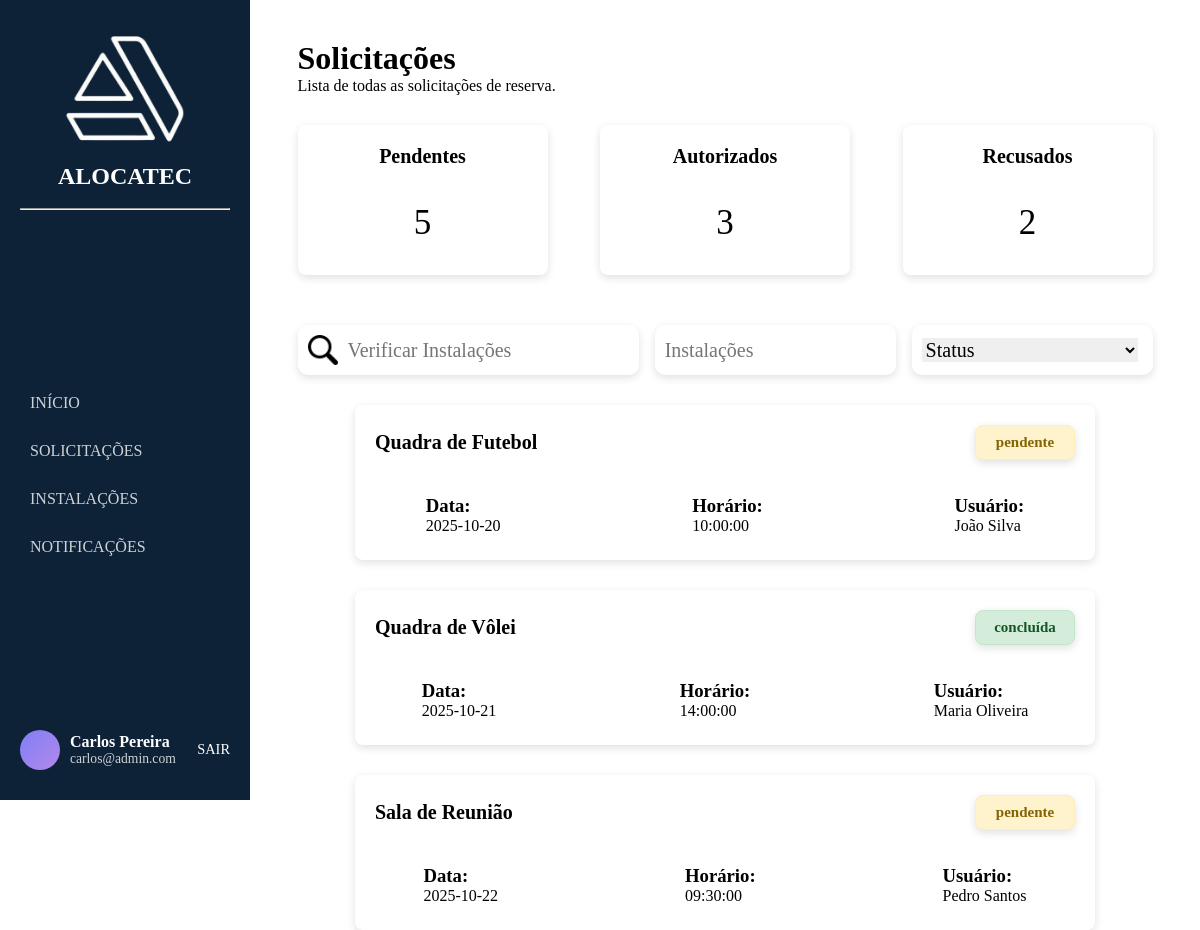
Screenshot of /pages/solicitacao/solicitacao.php (signed in) with the database file from the repository.
### tables this page shows
CREATE TABLE reserva (
    id_reserva INT AUTO_INCREMENT PRIMARY KEY,
    data DATE NOT NULL,
    horario TIME NOT NULL,
    status ENUM('pendente', 'concluída', 'cancelada') NOT NULL,
    id_usuario INT NOT NULL,
    id_espaco INT NOT NULL,
    id_administrador INT NOT NULL,
    FOREIGN KEY (id_usuario) REFERENCES usuario(id_usuario),
    FOREIGN KEY (id_espaco) REFERENCES espaco(id_espaco),
    FOREIGN KEY (id_administrador) REFERENCES administrador(id_administrador)
);

CREATE TABLE espaco (
    id_espaco INT AUTO_INCREMENT PRIMARY KEY,
    tipo VARCHAR(50) NOT NULL,
    capacidade INT NOT NULL,
    cobertura ENUM('Sim', 'Não') NOT NULL,
    largura VARCHAR(10),
    comprimento VARCHAR(10),
    localidade VARCHAR(100) NOT NULL,
    status ENUM('disponível', 'indisponível') NOT NULL,
    id_estabelecimento INT NOT NULL,
    FOREIGN KEY (id_estabelecimento) REFERENCES estabelecimento(id_estabelecimento)
);

CREATE TABLE usuario (
    id_usuario INT AUTO_INCREMENT PRIMARY KEY,
    nome VARCHAR(100) NOT NULL,
    email VARCHAR(100) NOT NULL,
    telefone VARCHAR(20) NOT NULL,
    rg VARCHAR(20) NOT NULL,
    endereco VARCHAR(150) NOT NULL,
    senha VARCHAR(255) NOT NULL
);

### login/login.php (called while the page is built, shortened)
<?php
if (session_status() === PHP_SESSION_NONE) {
class Store {
    public static function get($key) {
        return $_SESSION[$key] ?? null;
    }
}
}

### pages/solicitacao/solicitacao.php (the view, shortened to what this page needs)
<?php
require_once '../../login/login.php';
$usuario = Store::get('usuario');
?>
<!DOCTYPE html>
<html lang="pt-BR">
<head>
  <link rel="stylesheet" href="solicitacao.css">
</head>
<body>
    <aside class="sidebar">
      <div class="logo">
        <div class="icone-logo">
          <img src="./img/logo.png" alt="Logo ALOCATEC">
        </div>
        <h2>ALOCATEC</h2>
        <br>
        <hr>
      </div>
      <nav>
        <ul>
          <li>INÍCIO</li>
          <li><a href="../solicitacao/solicitacao.php">SOLICITAÇÕES</a></li>
          <li><a href="../instalacoes/instalacoes.php">INSTALAÇÕES</a></li>
          <li>NOTIFICAÇÕES</li>
        </ul>
      </nav>
      <div class="user">
        <div class="avatar"></div>
        <div class="user-info">
          <p class="nome"><?= htmlspecialchars($usuario['nome']) ?></p>
          <p class="cargo"><?= htmlspecialchars($usuario['email']) ?></p>
        </div>
        <a href="../../login/logout.php" class="logout">SAIR</a>
      </div>
    </aside>
  <div class="content">
    <div class="page">
      <h1>Solicitações</h1>
      <p>Lista de todas as solicitações de reserva.</p>
    </div>
    <div class="nao-sei">
      <div class="status">
        <h2>Pendentes</h2>
        <?php
        require_once '../../database/conexao_bd_mysql.php';
          $sql = "SELECT COUNT(*) AS total FROM reserva WHERE status = 'Pendente'";
          $result = mysqli_query($conexao_servidor_bd, $sql);
          $row = mysqli_fetch_assoc($result);
          echo "<div class='resultado'>{$row['total']}</div>";
        ?>
      </div>
      <div class="status">
        <h2>Autorizados</h2>
        <?php
        require_once '../../database/conexao_bd_mysql.php';
          $sql = "SELECT COUNT(*) AS total FROM reserva WHERE status = 'concluída'";
          $result = mysqli_query($conexao_servidor_bd, $sql);
          $row = mysqli_fetch_assoc($result);
          echo "<div class='resultado'>{$row['total']}</div>";
        ?>
      </div>
      <div class="status">
        <h2>Recusados</h2>
        <?php
        require_once '../../database/conexao_bd_mysql.php';
          $sql = "SELECT COUNT(*) AS total FROM reserva WHERE status = 'cancelada'";
          $result = mysqli_query($conexao_servidor_bd, $sql);
          $row = mysqli_fetch_assoc($result);
          echo "<div class='resultado'>{$row['total']}</div>";
        ?>
      </div>
    </div>
    <div class="filters">
      <div class="search">
        <img src="./img/lupa.png" alt="Buscar">
        <input placeholder="Verificar Instalações"/>
      </div>
      <div class="chip">
        <input placeholder="Instalações"/>
      </div>
      <div class="chip">
        <select>
          <option>Status</option>
        </select>
      </div>
    </div>
    <?php
    require_once '../../database/conexao_bd_mysql.php';
      $sql = "
        SELECT
            R.id_reserva,
            R.data,
            R.horario,
            R.status,
            U.nome AS usuario,
            E.tipo AS espaco
        FROM reserva R
        INNER JOIN usuario U ON R.id_usuario = U.id_usuario
        INNER JOIN espaco E ON R.id_espaco = E.id_espaco
        LIMIT 3
      ";
      $reservas = mysqli_query($conexao_servidor_bd, $sql);
      if ($reservas && mysqli_num_rows($reservas) > 0) {
          while ($reserva = mysqli_fetch_assoc($reservas)) {
              echo "
              <div class='solicitacao-card'>
                <div class='topo-solicitacao'>
                  <div class='nome-espaco'>
                    <h2>" . htmlspecialchars($reserva['espaco']) . "</h2>
                  </div>
                  <div class='status-solicitacao " . htmlspecialchars($reserva['status']) . "'>
                    <h2>" . htmlspecialchars($reserva['status']) . "</h2>
                  </div>
                </div>
                <div class='detalhes-solicitacao'>
                  <div class='detalhe'>
                    <h3>Data:</h3>
                    <p>" . htmlspecialchars($reserva['data']) . "</p>
                  </div>
                  <div class='detalhe'>
                    <h3>Horário:</h3>
                    <p>" . htmlspecialchars($reserva['horario']) . "</p>
                  </div>
                  <div class='detalhe'>
                    <h3>Usuário:</h3>
                    <p>" . htmlspecialchars($reserva['usuario']) . "</p>
                  </div>
                </div>
              </div>
              ";
          }
      } else {
          echo "<div class='erro'>
        <h2>Nenhuma solicitação encontrada</h2>
      </div>";
      }
    ?>
  </div>
</body>
</html>

### pages/solicitacao/solicitacao.css (style rules this page uses)
* { margin: 0; padding: 0; box-sizing: border-box; font-family: "Nunito"; }
body { display: flex; height: 100vh; }
.sidebar { width: 250px; background: #0d2137; color: white; display: flex; flex-direction: column; justify-content: space-between; padding: 30px 20px; }
.logo { text-align: center; margin-bottom: 10px; }
.logo img { width: 120px; height: auto; }
.icone-logo { font-size: 40px; font-weight: bold; }
nav ul { list-style: none; }
nav ul li { padding: 15px 10px; cursor: pointer; opacity: 0.8; transition: 0.3s; }
a { text-decoration: none; color: white; }
.user { display: flex; align-items: center; gap: 10px; }
.avatar { width: 40px; height: 40px; background: linear-gradient(135deg, #7f7ff5, #b388eb); border-radius: 50%; }
.user-info p { margin: 0; }
.nome { font-weight: bold; }
.cargo { font-size: 0.85rem; opacity: 0.8; }
.logout { margin-left: auto; color: #fff; font-size: 0.9rem; text-decoration: none; }
.content { flex: 1; background: #fff; padding: 20px 0; display: flex; flex-direction: column; align-items: center; }
.page { width: 90%; max-width: 900px; margin: 20px auto 10px auto; justify-content: space-between; }
.nao-sei, .filters, .solicitacao { width: 90%; max-width: 900px; margin: 0 auto; }
.nao-sei { padding: 20px 0; display: flex; justify-content: space-between; gap: 40px; }
.status { color: white; text-align: center; width: 250px; height: 150px; border-radius: 8px; box-shadow: 0 3px 8px rgba(0, 0, 0, 0.12); background: #fff; }
.status h2 { margin-top: 20px; font-size: 20px; color: #000; }
.resultado { color: #000; font-size: 35px; margin-top: 35px; }
.filters { margin-top: 30px; display: flex; justify-content: space-between; gap: 16px; align-items: center; padding: 0; }
.search { display: flex; align-items: center; gap: 10px; background: #fff; border-radius: 10px; height: 50px; width: 354px; box-shadow: 0 3px 8px rgba(0, 0, 0, 0.12); }
.search img { width: 30px; height: 30px; margin-left: 10px; }
.search input { border: none; outline: none; font-size: 20px; width: 100%; }
.chip { display: flex; align-items: center; gap: 15px; background: #fff; border-radius: 10px; height: 50px; width: 250px; box-shadow: 0 3px 8px rgba(0, 0, 0, 0.12); }
.chip input { border: none; outline: none; font-size: 20px; width: 100%; margin-left: 10px; }
.chip select { border: none; outline: none; font-size: 20px; width: 90%; margin-left: 10px; }
.topo-solicitacao { display: flex; justify-content: space-between; align-items: center; padding: 15px; }
.nome-espaco h2, .detalhes-solicitacao h2 { color: #000; }
.nome-espaco { width: 600px; }
.nome-espaco h2 { font-size: 20px; color: #000; text-align: justify; }
.solicitacao-card { margin-top: 30px; padding: 5px; border-radius: 8px; box-shadow: 0 3px 8px rgba(0, 0, 0, 0.12); background: #ffff; }
.status-solicitacao { width: 100px; height: 35px; display: flex; justify-content: center; align-items: center; border-radius: 8px; box-shadow: 0 3px 8px rgba(0, 0, 0, 0.12); color: inherit; }
.status-solicitacao h2 { font-size: 15px; margin: 0; text-align: center; color: inherit; }
.status-solicitacao.pendente { background-color: #fff3cd; color: #856404; border: 1px solid #ffeeba; }
.status-solicitacao.concluída { background-color: #d4edda; color: #155724; border: 1px solid #c3e6cb; }
.detalhes-solicitacao { display: flex; justify-content: space-around; gap: 100px; padding: 20px; }
img { width: 40px; height: 40px; }

### rows the page displays
reserva: id_espaco.tipo "Quadra de Futebol", status "pendente", data "2025-10-20", horario "10:00:00", id_usuario.nome "João Silva"
reserva: id_espaco.tipo "Quadra de Vôlei", status "concluída", data "2025-10-21", horario "14:00:00", id_usuario.nome "Maria Oliveira"
reserva: id_espaco.tipo "Sala de Reunião", status "pendente", data "2025-10-22", horario "09:30:00", id_usuario.nome "Pedro Santos"

### other values shown
$usuario['nome'] "Carlos Pereira"
$usuario['email'] "carlos@admin.com"
$row['total'] "5"
$row['total'] "3"
$row['total'] "2"
